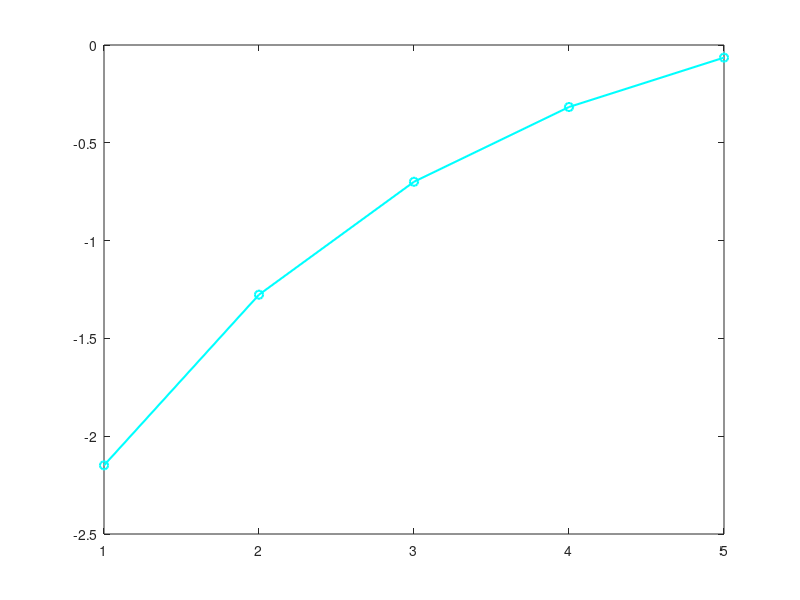
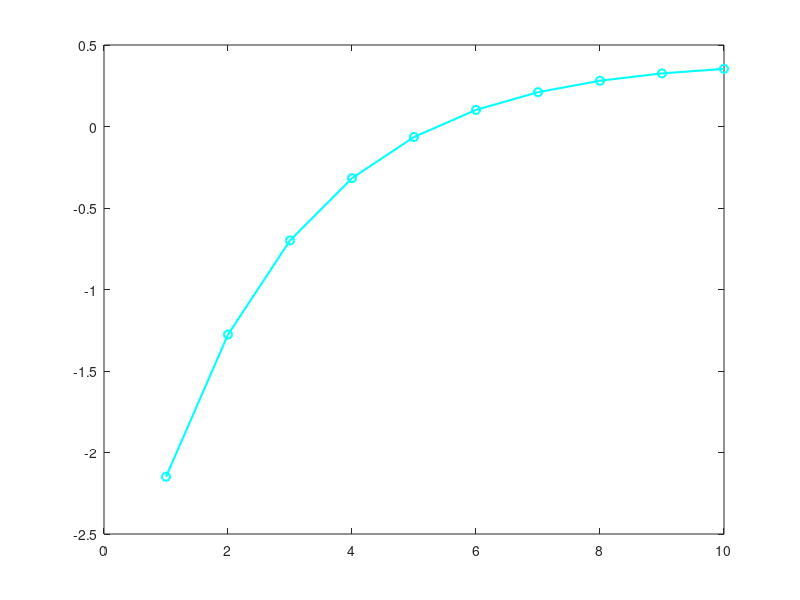
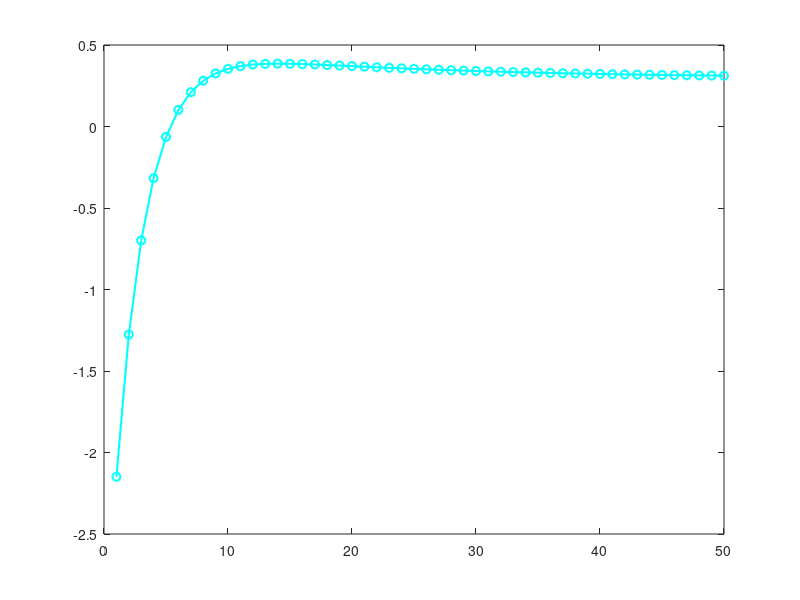
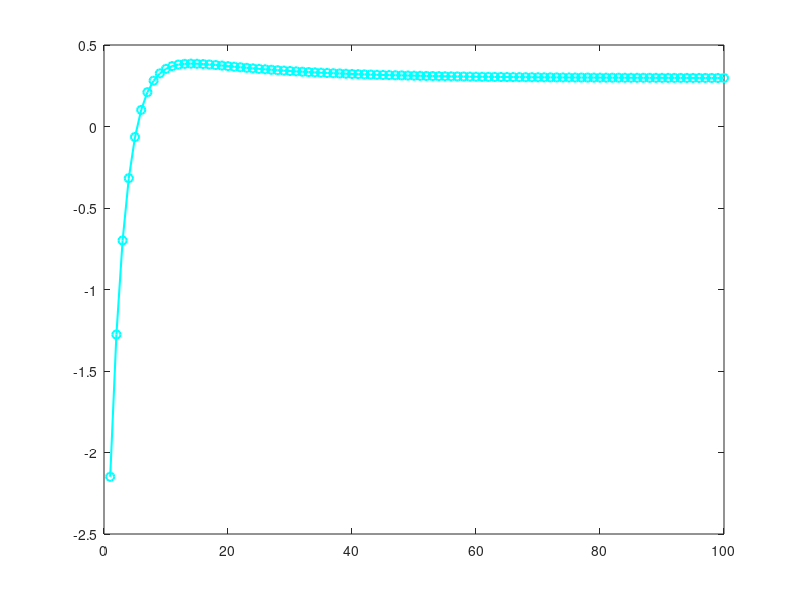

These figures' MATLAB source, in order:
%{
    EXAM 2
    Machine Learning (20CS6037)
    Q-1: Implementation of Delta Training Rule for 100 epochs
    Name: AMAN SHRIVASTAVA
%}

function Delta
    clc
    training_input = {{[],[]}}; %Variable to store randomly generated input
    eta = [0.005 0.01 0.02 0.04 0.08]; %Taking 5 values of Eta in incremental order
    for i=1:10
        training_input(end+1) = Input_Generator();
    end
    %{
        Function to generate input {x1,x2} and it's class based on condition
        x1 + 2*x2 - 2 > 0 Or x1 + 2*x2 - 2 < 0
    %}
    function ip = Input_Generator
        r = floor(-5 + 10.*rand(1,2));
        r(2:end+1) = r;
        r(1) = 1;
        condition = r(2)+(2*r(3))-2;
        if(condition > 0)
            c = 1;
        else
            c = -1;
        end
        ip = {{r,c}};
    end
    training_input(1:end-1) = training_input(2:end);
    len = length(training_input);
    
    
    
    weights = -1 + 2.*rand(1,3); %Randomly assigning w0,w1,w2
    
    %Loop to test for each value of Eta for same training example
    for i=1:5
        et = eta(i);
        sq_error = 1; sq_errorBatch = 1; %Var to store Distinct Error Function
        E = []; E_Batch = []; %Var to store error for each iteration
        tic;
        Delta_Learning_Iterative(weights,et); %Function call to Iterative Delta Learning Function
        toc;
        tic;
        Delta_Learning_Batch(weights,et); %Function call to Batch Delta Learning Function
        toc;
        
        figure(); %Plotting Error Function against number of Iterations for each value of Eta
        subplot(2,1,1);
        plot(E,'-o','LineWidth',1.5,'Color','r');
        title('Delta Rule Iterative');
        xlabel('Iterations');
        ylabel('Error');
        
        subplot(2,1,2);
        plot(E_Batch,'-o','LineWidth',1.5,'Color','b');
        title('Delta Rule Batch');
        xlabel('Iterations');
        ylabel('Error');
    end %End iterating over all the values of Eta
    
    function Delta_Learning_Iterative(weight,e)
        iter = 1; err = [];
        while(sq_error > 0.01 && iter <= 100)
            for j=1:len
                %Calculating Output for each Input training example
                outPut = weight(1)*training_input{j}{1}(1) + weight(2)*training_input{j}{1}(2) + weight(3)*training_input{j}{1}(3);
                class_diff = (training_input{j}{2}-outPut);
                %Updating weights and network after each input example
                for k=1:length(weight)
                    weight(k) = weight(k)+(e*class_diff*training_input{j}{1}(k));
                end
                %Squared error for each input example
                err(j) = class_diff*class_diff;
            end
            sq_error = sum(err)/len; %Error function for each iteration
            E(iter) = typecast(sq_error,'double');
            iter = iter+1;
        end %End Iterations/epochs
    end %End Function Delta_Leaning_Iterative
    
    function Delta_Learning_Batch(weight,e)
        iter = 1; errBatch = []; dec_surface = [];
        while(sq_errorBatch > 0.01 && iter <= 100)
            deltaW = [0 0 0]; %Initializing DeltaW value to zero for each weight value for each Iteration
            for j=1:len
                %Calculating Output for each Input training example
                outPutBatch = weight(1)*training_input{j}{1}(1) + weight(2)*training_input{j}{1}(2) + weight(3)*training_input{j}{1}(3);
                class_diff_Batch = (training_input{j}{2}-outPutBatch);
                %Updating DeltaW value
                for k=1:length(weight)
                    deltaW(k) = deltaW(k)+(e*class_diff_Batch*training_input{j}{1}(k));
                end
                %Squared error for each input example
                errBatch(j) = class_diff_Batch*class_diff_Batch;
            end
            for k=1:length(weight) %Updating each weight after iterating over whole input training examples
                weight(k) = weight(k)+ deltaW(k);
            end
            dec_surface(iter)=weight(1)*training_input{1}{1}(1) + weight(2)*training_input{1}{1}(2) + weight(3)*training_input{1}{1}(3);
            sq_errorBatch = sum(errBatch)/len; %Error function for each iteration
            if(iter==5 || iter==10 || iter==50 || iter==100)
                figure();
                plot(dec_surface,'-o','LineWidth',1.5,'Color','c');
            end
            E_Batch(iter) = typecast(sq_errorBatch,'double');
            iter = iter+1;
        end %End Iterations/epochs
    end %End Function Delta_Leaning_Batch
end